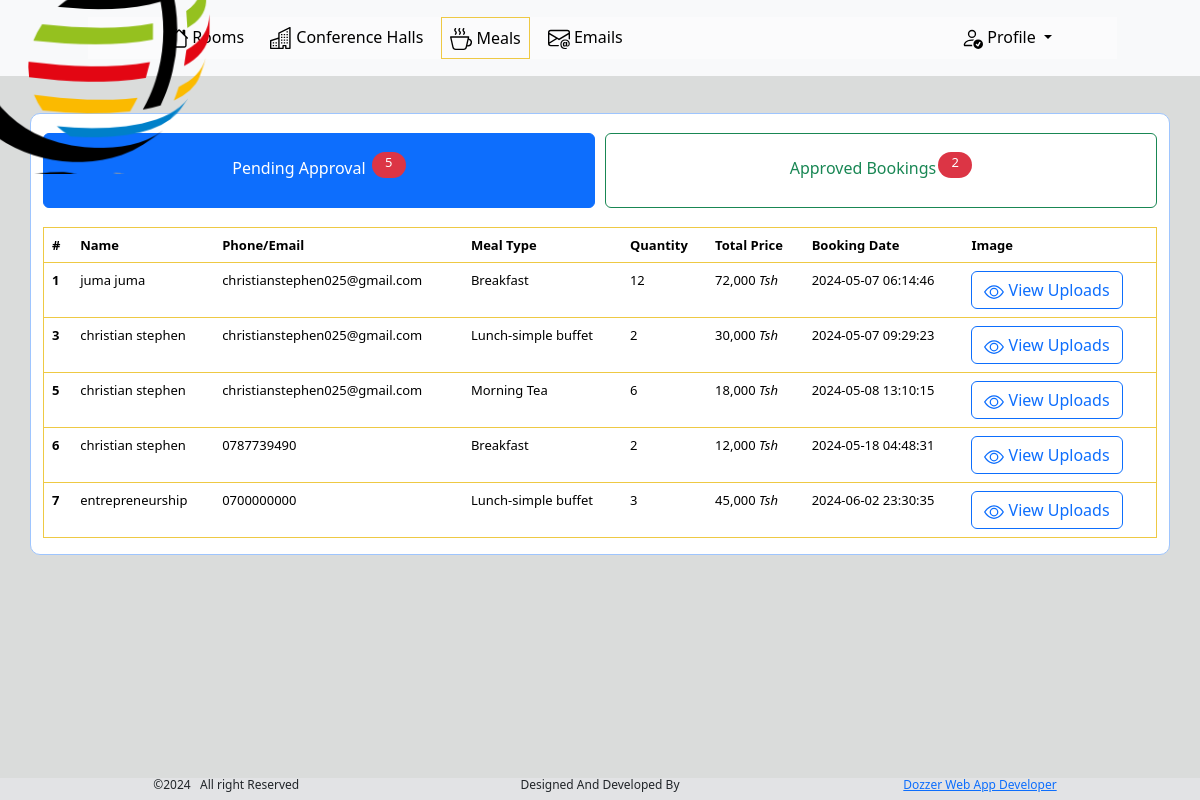
Page /cmc-admin/meals on the committed database.
### tables this page shows
CREATE TABLE `meals` (
  `id` int(11) NOT NULL,
  `buyer` varchar(60) NOT NULL,
  `phone_email` varchar(60) NOT NULL,
  `service` varchar(60) NOT NULL,
  `quantity` int(11) NOT NULL,
  `price` int(15) NOT NULL,
  `booking_date` datetime NOT NULL DEFAULT current_timestamp(),
  `status` int(2) NOT NULL DEFAULT 0,
  `image` varchar(100) NOT NULL DEFAULT '0'
);

### cmc-admin/meals/data.php (called while the page is built, shortened)
<?php
include '../../control/connection.php';
$sql5 = "SELECT * from meals where status= 0";
$result5 = $conn->query($sql5);
$data5 = array();
if ($result5->num_rows > 0) {
    while($row5 = $result5->fetch_assoc()) {
        $data5[] = $row5;
    }
}
$sql6 ="SELECT * from meals where status=1 ";
$result6 = $conn->query($sql6);
$data6 = array();
if ($result6->num_rows > 0) {
    while($row6 = $result6->fetch_assoc()) {
        $data6[] = $row6;
    }
}
?>

### cmc-admin/meals/index.php (the view, shortened to what this page needs)
<?php
    include 'data.php';
    ?>
<html>
    <head>
        <link rel="stylesheet" href="../style.css">
        <link rel="stylesheet" href="https://cdn.jsdelivr.net/npm/bootstrap@5.3.3/dist/css/bootstrap.min.css">
    </head>
    <body>
<div class="container" style="margin-top: 3cm;">
    <nav class="navbar navbar-expand-lg bg-body-tertiary fixed-top" >
        <div class="container-fluid myfluid">
          <a class="navbar-brand" href="#">
	<div class="cardboard" style="margin-top: -3.2cm;margin-left: -2cm;" >
    <div class="card" style="background-color:transparent;border:  solid transparent;">
      <div class="front"></div>
      <div class="back"></div>
    </div>
    </div>
          </a>
          <div class="collapse navbar-collapse mynav " id="navbarNavDropdown">
            <ul class="navbar-nav mydropdown mymedia" >
             <li class="nav-item" data-bs-toggle="modal" data-bs-target="#login"  data-bs-toggle="collapse" data-bs-target="#navbarNavDropdown" id="#" >
                <a class="nav-link " href="../rooms/" id="roomsLink">
                  Rooms
                </a>
              </li>
              <li class="nav-item" data-bs-toggle="modal" data-bs-target="#login"  data-bs-toggle="collapse" data-bs-target="#navbarNavDropdown" id="#" >
                <a class="nav-link " href="../halls/" id="hallsLink">
                  Conference Halls
                </a>
              </li>
              <li class="nav-item" data-bs-toggle="modal" data-bs-target="#login"  data-bs-toggle="collapse" data-bs-target="#navbarNavDropdown" id="#">
                <a class="nav-link myactive" href="#" id="mealsLink">
                 Meals
                </a>
              </li>
              <li class="nav-item" data-bs-toggle="modal" data-bs-target="#login"  data-bs-toggle="collapse" data-bs-target="#navbarNavDropdown" id="#">
                <a class="nav-link" href="../emails/" >
                 Emails
                </a>
              </li>
              <li class="nav-item dropdown" id="servicemenu" style="position:absolute;right: 140px;">
                <a href="#" class="nav-link dropdown-toggle" href="#" role="button" data-bs-toggle="dropdown" aria-expanded="false">
                Profile
                </a>
        </li>
            </ul>
          </div>
        </div>
      </nav>
</div>
     <div class="container border border-primary-subtle" style="background-color: white;border-radius: 10px;display: block;" id="mealsControl" >
      <div class="container px-4 text-center" style="margin-top: 0.5cm;">
        <div class="row gx-5">
          <div class="col btn btn-primary" onclick="mealsPending()" id="mealsPendingButton">
           <div class="p-3">Pending Approval <sup><span class="badge text-bg-danger"><?php echo count($data5) ?></span></sup></div>
          </div>
          <div class="col btn btn-outline-success mygap" onclick="mealsApprove()" id="mealsApproveButton" >
            <div class="p-3">Approved Bookings<sup><span class="badge text-bg-danger"><?php echo count($data6) ?></span></sup></div>
           </div>
        </div>
      </div>
      <div style="display: block;max-height: 15cm;
    overflow-y: scroll;" id="mealsPendingTable">
      <table class="table table-hover" style="margin-top: 0.5cm;font-size: small!important;">
        <thead>
          <tr>
            <th scope="col">#</th>
            <th scope="col">Name</th>
            <th scope="col">Phone/Email</th>
            <th scope="col">Meal Type</th>
            <th scope="col">Quantity</th>
            <th scope="col">Total Price</th>
            <th scope="col">Booking Date</th>
            <th scope="col">Image</th>
          </tr>
        </thead>
 <div >
        <tbody >
    <?php
    foreach ($data5 as $entry) {
      if($entry['image']=='0'){
        $approval="none";
      }else{
        $approval="block";
      }
    echo '
          <tr >
            <th scope="row">'.$entry['id'].'</th>
            <td>'.$entry['buyer'].'</td>
            <td>'.$entry['phone_email'].'</td>
            <td>'.$entry['service'].'</td>
            <td>'.$entry['quantity'].'</td>
            <td>'.number_format($entry['price']*$entry['quantity']).'<i> Tsh</i></td>
            <td>'.$entry['booking_date'].'</td>
            <td>
              <button type="button" class="btn btn-outline-primary" data-bs-dismiss="modal" data-bs-toggle="modal" data-bs-target="#mealscreenshot'.$entry['id'].'" >
                View Uploads
              </button>
            </td>
          </tr>
<div class="modal fade" id="mealscreenshot'.$entry['id'].'" data-bs-backdrop="static" data-bs-keyboard="false" tabindex="-1" aria-labelledby="staticBackdropLabel" aria-hidden="true">
        <h1 class="modal-title fs-5" id="staticBackdropLabel">Upload from :'.$entry['phone_email'].'</h1>
        <img src="../'.$entry['image'].'" class="img-fluid" alt="No Image Uploaded"><br><br>
      <input type="hidden" name="id" value='.$entry['id'].'>
        <button type="submit" class="btn btn-outline-primary" data-bs-dismiss="modal" style="display:'.$approval.'">
        </button>
          ';
    }
          ?>
        </tbody>
      </table>
    </div>
</div>
<div class="fixed-bottom bg-secondary-subtle" style="background-color:#f3eecaba;">
  <div class="container text-center">
    <div class="row" >
      <div class="col order-last">
        <h6 style="font-size:12px!important"><a href="https://wa.me/255698267662">Dozzer Web App Developer</a></h6>
      </div>
      <div class="col">
        <h6 style="font-size:12px!important">Designed And Developed By </h6>
      </div>
      <div class="col order-first">
        <h6 style="font-size:12px!important;">
        &nbsp;&nbsp;&nbsp;&nbsp;&copy;2024 &nbsp; All right Reserved</h6>
      </div>
    </div>
  </div>
</div>
    </body>
</html>

### style.css (style rules this page uses)
* { margin: 0; padding: 0; }
.navbar-brand { width:60px; height: 60px; }
.nav-item { margin-left: 2px; }
body { background-color:#f3eecaba!important; }
body { background-color:rgba(33, 44, 40, 0.164)!important; }
.mydropdown li { margin-left: 10px!important; }
.mynav { padding-left: 60px; margin-right: 6%; font-size: medium; background-color:#ffffff54!important; }
.mygap { margin-left: 10px; }
.myactive { border:1px solid rgb(238, 201, 68)!important; }
.table-hover { border:1px solid rgb(238, 201, 68)!important; }
.badge { width:0.9cm; height: 0.7cm; border-radius: 200px!important; font-size: small!important; font-weight: 500!important; margin-left: 2px; }
.nav-link { color: black!important; }

### cmc-admin/meals/index.php (style rules this page uses)
.cardboard { width: 200px; height: 300px; position: relative; perspective: 1000px; pointer-events: none; }
.card { width: 100%; height: 100%; position: absolute; transform-style: preserve-3d; animation: rotateCard 4s infinite alternate; pointer-events: none; }
.front, .back { width: 140%; height: 95%; position: absolute; backface-visibility: hidden; }
.front { background-image: url('../img/Logo.png'); background-size: contain; }
.back { background-image: url('../img/virgin-logo.png'); background-size: contain; transform: rotateY(180deg); margin-left: -2cm; }

### rows in the picture
meals: id "1", buyer "juma juma", phone_email "christianstephen025@gmail.com", service "Breakfast", quantity "12", $entry['price']*$entry['quantity'] "72,000", booking_date "2024-05-07 06:14:46"
meals: id "3", buyer "christian stephen", phone_email "christianstephen025@gmail.com", service "Lunch-simple buffet", quantity "2", $entry['price']*$entry['quantity'] "30,000", booking_date "2024-05-07 09:29:23"
meals: id "5", buyer "christian stephen", phone_email "christianstephen025@gmail.com", service "Morning Tea", quantity "6", $entry['price']*$entry['quantity'] "18,000", booking_date "2024-05-08 13:10:15"
meals: id "6", buyer "christian stephen", phone_email "0787739490", service "Breakfast", quantity "2", $entry['price']*$entry['quantity'] "12,000", booking_date "2024-05-18 04:48:31"
meals: id "7", buyer "entrepreneurship", phone_email "0700000000", service "Lunch-simple buffet", quantity "3", $entry['price']*$entry['quantity'] "45,000", booking_date "2024-06-02 23:30:35"

### other values in the picture
count($data5) "5"
count($data6) "2"
